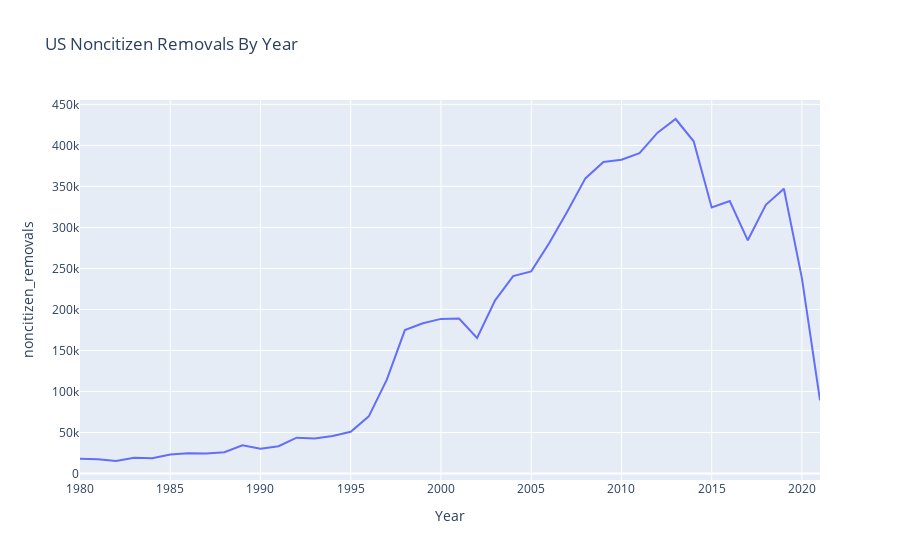

Source (notebook cell):
### Code cell
noncitizen_removals_fig = px.line(df, x='Year', y='noncitizen_removals', title='US Noncitizen Removals By Year')
noncitizen_removals_fig.show()

### Figure 1 — Plotly figure (JSON) as saved in the notebook; plotly's stock layout.template omitted (floating-point values rounded to 4 significant figures)
{"data": [{"hovertemplate": "Year=%{x}<br>noncitizen_removals=%{y}<extra></extra>", "legendgroup": "", "line": {"color": "#636efa", "dash": "solid"}, "marker": {"symbol": "circle"}, "mode": "lines", "name": "", "orientation": "v", "showlegend": false, "type": "scatter", "x": [1980, 1981, 1982, 1983, 1984, 1985, 1986, 1987, 1988, 1989, 1990, 1991, 1992, 1993, 1994, 1995, 1996, 1997, 1998, 1999, 2000, 2001, 2002, 2003, 2004, 2005, 2006, 2007, 2008, 2009, 2010, 2011, 2012, 2013, 2014, 2015, 2016, 2017, 2018, 2019, 2020, 2021], "xaxis": "x", "y": [18013, 17379, 15216, 19211, 18696, 23105, 24592, 24336, 25829, 34427, 30039, 33189, 43671, 42542, 45674, 50924, 69680, 114432, 174813, 183114, 188467, 189026, 165168, 211098, 240665, 246431, 280974, 319382, 359795, 379739, 382449, 390413, 415579, 432201, 405026, 324303, 332263, 284298, 327554, 347183, 237861, 89191], "yaxis": "y"}], "layout": {"legend": {"tracegroupgap": 0}, "title": {"text": "US Noncitizen Removals By Year"}, "xaxis": {"anchor": "y", "domain": [0, 1], "title": {"text": "Year"}}, "yaxis": {"anchor": "x", "domain": [0, 1], "title": {"text": "noncitizen_removals"}}}}
